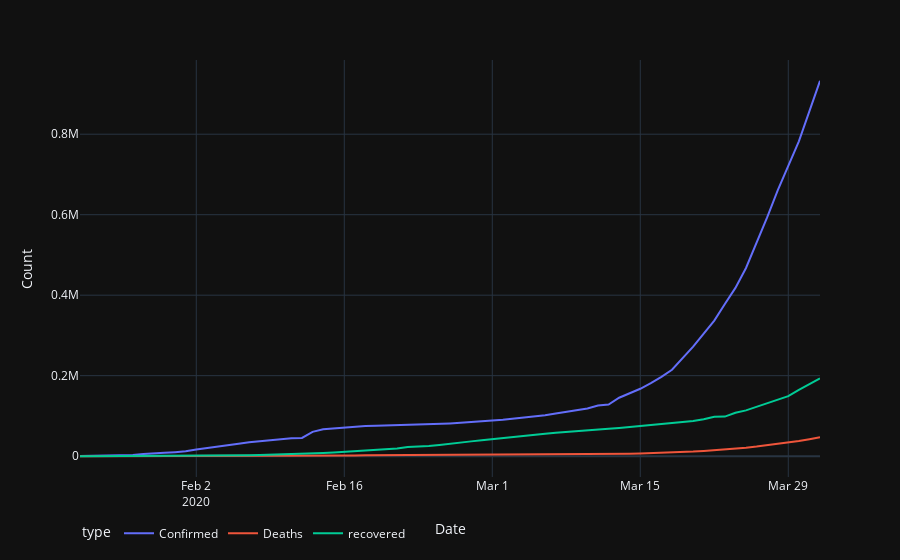

This figure's notebook cell:
### Code cell
import plotly_express as px
def plot_timeseries(df):
    fig = px.line(df, x='Date', y='Count', color='type',\
             template='plotly_dark')

    fig.update_layout(legend_orientation="h")
    return(fig)

fig = plot_timeseries(corona_sums)
fig.show()
